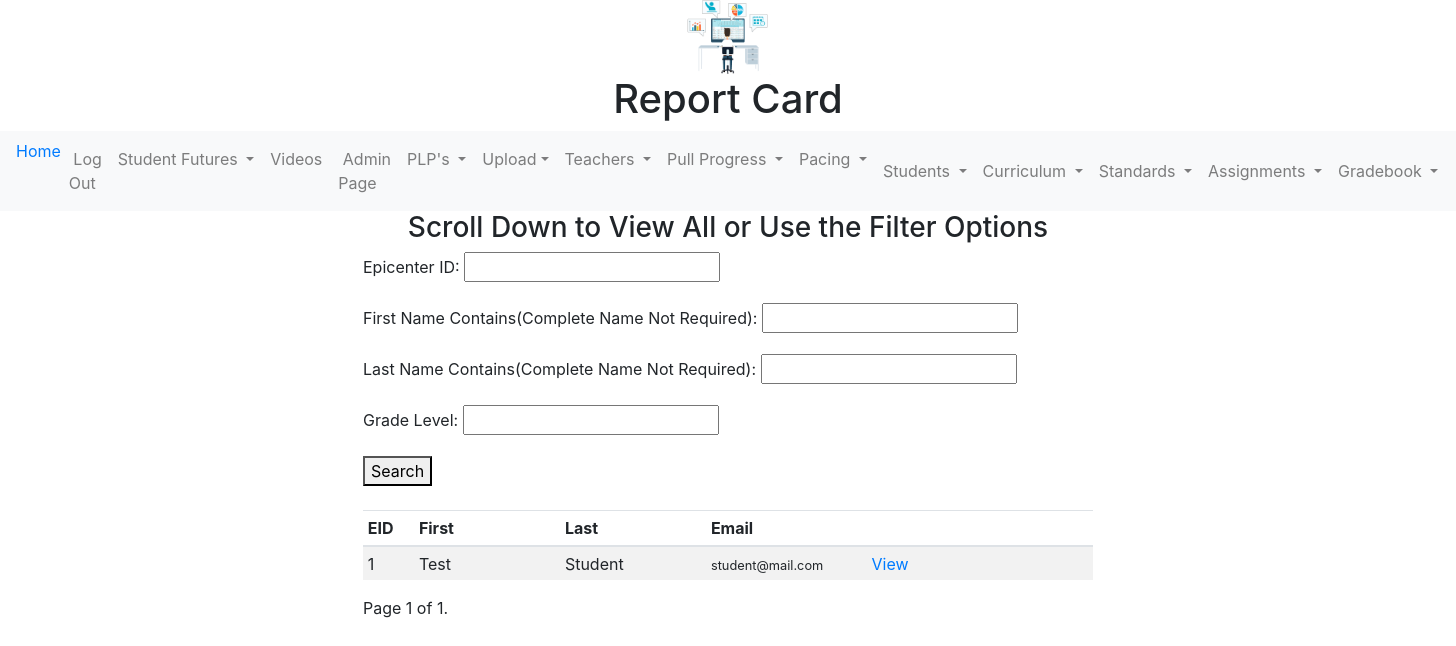
The app's page /see-report-card/ (signed in) with its own data.
### mygrades/models.py (models this page shows, shortened)
class Student(models.Model):
    GRADELEVEL = [
        ("PK", "Pre-K"),
        ("K", "K"),
        ("1", "1"),
        ("2", "2"),
        ("3", "3"),
        ("4", "4"),
        ("5", "5"),
        ("6", "6"),
        ("7", "7"),
        ("8", "8"),
        ("High School", "High School"),
    ]
    epicenter_id = models.CharField(
        null=False, blank=False, unique=True, max_length=10
    )
    last_name = models.CharField(null=False, max_length=50)
    first_name = models.CharField(null=False, max_length=50)
    email = models.EmailField(null=False, max_length=120)
    phone_number = models.CharField(null=False, max_length=50)
    additional_email = models.EmailField(max_length=120, null=True)
    additional_phone_number = models.CharField(max_length=20, null=True)
    grade = models.CharField(max_length=20, choices=GRADELEVEL, null=False)
    curriculum = models.ForeignKey('curriculum', null=True, blank=True, on_delete=models.SET_NULL)
    teacher_email = models.CharField(max_length=75, null=False)
    birthdate = models.DateField(max_length=30, null=True)
    goog_calendar = models.CharField(max_length=200, null=True)

### mygrades/views.py (the view)
# urls.py: path("see-report-card/", see_card_home, name="see_card_home"),
@login_required
def see_card_home(request):
    my_title = "Report Card"
    if request.user.groups.filter(name="Student").count() > 0: # student is viewing
        student = get_object_or_404(Student, email=request.user.email)
        return redirect(reverse("see_card_detail", args=[student.pk]))
    if request.user.groups.filter(name="Owner").count() > 0:
        qs = Student.objects.all()
    else:
        qs = Student.objects.filter(teacher_email=request.user.email)
    student_filter = StudentFilter(request.GET, queryset=qs)
    p = Paginator(student_filter.qs, 10)
    page = request.GET.get('page',1)
    object_list = p.get_page(page)
    template_name = "report_see_card_home.html"
    context = {"object_list": object_list, "filter": student_filter, "title": my_title}
    return render(request, template_name, context)

### mygrades/templates/report_see_card_home.html (shortened to what this page needs)
{% extends "base.html" %}
{% block content %}
<h3 align="center"> Scroll Down to View All or Use the Filter Options </h3>
<form method="get">
    {{ filter.form.as_p }}
    <button type="submit">Search</button>
</form>
<br/>
<table class="table table-sm table-striped">
<thead>
<tr>
  <th style="width: 7%">EID</th>
  <th style="width: 20%">First</th>
  <th style="width: 20%">Last</th>
  <th style="width: 22%">Email</th>
  <th></th>
</tr>
<thead>
<tbody>
{% for object in object_list %}
{% include 'report_see_card_inline.html'%}
{% endfor %}
</tbody>
</table>
<div class="pagination">
    <span class="step-links">
        <span class="current">
            Page {{ object_list.number }} of {{ object_list.paginator.num_pages }}.
        </span>
    </span>
</div>
{% endblock %}

### mygrades/templates/report_see_card_inline.html
<tr>
    <td>{{ object.epicenter_id }}</td><td>{{ object.first_name }}</td><td>{{ object.last_name }}</td><td><small>{{ object.email }}</small></td><td><a href='{% url "see_card_detail" object.pk %}'>View</a></td>
</tr>

### records on screen
Student: epicenter_id "1", first_name "Test", last_name "Student", email "student@mail.com"

### other values on screen
{{ title }} "Report Card"
{{ object_list.number }} "1"
{{ object_list.paginator.num_pages }} "1"
